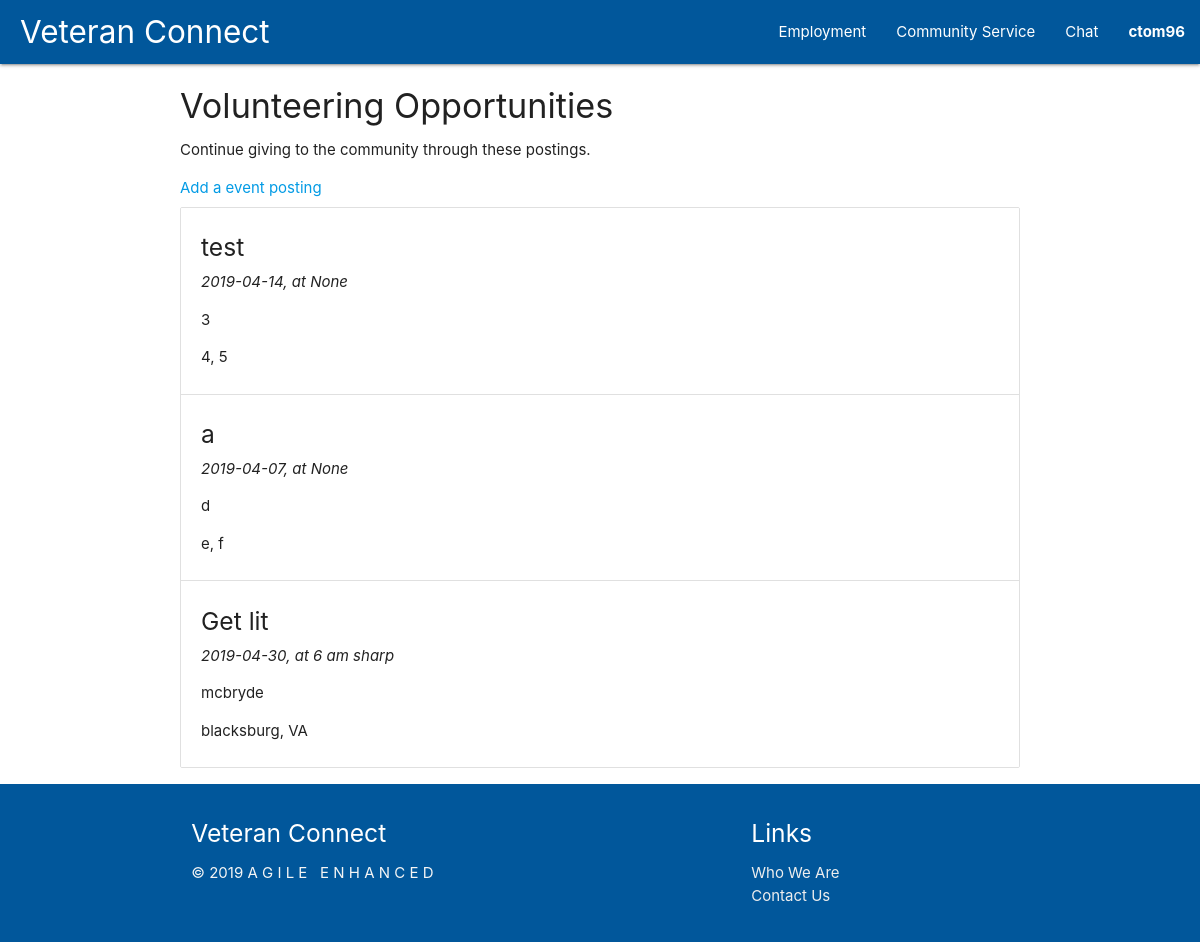
Page /service/ (signed in) on the committed database.
### tables this page shows
CREATE TABLE users (
    user_id INTEGER PRIMARY KEY AUTOINCREMENT,
    username TEXT UNIQUE NOT NULL,
    password TEXT NOT NULL,
    firstName TEXT,
    lastName TEXT, 
    email TEXT,
    isEmployer INTEGER
);

CREATE TABLE community_service_events (
    event_id INTEGER PRIMARY KEY AUTOINCREMENT,
    name TEXT NOT NULL,
    date TEXT NOT NULL, 
    time TEXT,
    street_address TEXT,
    city TEXT,
    state TEXT,
    zipcode INTEGER
);

### community_service.py (the view)
@service.route('/', methods=['GET'])
def show_service():
    row = db.get_all_services()
    service = [convert_event(x) for x in row]
    if service is not None:
        session["service"] = service
    return render_template('community_service.html')

### auth.py (called while the page is built)
@auth.before_app_request
def load_logged_in_user():
    user_id = session.get('user_id')
    if user_id is None:
        g.user = None
    else:
        g.user = db.get_user_by_id(user_id)

### community_service.py (called while the page is built)
def convert_event(row):
    event = {
        'name': row['name'],
        'date': row['date'],
        'time': row['time'],
        'street_address': row['street_address'],
        'city': row['city'],
        'state': row['state'],
        'zipcode': row['zipcode'],
    }
    return event

### db.py (called while the page is built)
def get_db():
    if 'db' not in g:
        g.db = sqlite3.connect(
            current_app.config['DATABASE'],
            detect_types=sqlite3.PARSE_DECLTYPES
        )
        g.db.row_factory = sqlite3.Row
    return g.db

def query_db(query, args=(), one=False):
    cur = get_db().execute(query, args)
    rv = cur.fetchall()
    cur.close()
    return (rv[0] if rv else None) if one else rv

def get_user_by_id(user_id):
    return get_db().execute('SELECT * FROM users WHERE user_id = ?', (user_id,)).fetchone()

def get_all_services():
    try:
        return query_db('SELECT * FROM community_service_events')
    except Exception as e:
        print "could not get all services:", e

### templates/community_service.html (shortened to what this page needs)
{% extends 'base.html' %}
{% block content %}
<div class="container">
    <h4>Volunteering Opportunities</h4>
    <p>Continue giving to the community through these postings.</p>
    <a href="/service/create">Add a event posting</a>
    <ul class="collection">
        {% if session["service"] %}
            {% for event in session["service"] %}
                <li class="collection-item">
                    <h5>{{event['name']}}</h5>
                    <i>{{event['date']}}, at {{event['time']}}</i>
                    <p>{{event['street_address']}}</p>
                    <p>{{event['city']}}, {{event['state']}}</p>
                </li>
            {% endfor %}
        {% endif %}
    </ul>
</div>
{% endblock %}

### templates/base.html (shortened to what this page needs)
<!DOCTYPE html>
<html lang="en">
<head>
    <link rel="stylesheet" type="text/css" href="/static/css/materialize.css">
    <link rel="stylesheet" type="text/css" href="/static/css/custom.css">
</head>
<body>
    <header>
        <nav>
            <div class="nav-wrapper light-blue darken-4">
                <a href="/" class="brand-logo" id="veteran-connect-logo">Veteran Connect</a>
                <ul id="nav-mobile" class="right hide-on-med-and-down">
                    <li><a href="/employment">Employment</a></li>
                    <li><a href="/service">Community Service</a></li>
                    <li><a href="/chat">Chat</a></li>
                    <li>
                        <a class="dropdown-trigger" href="#!" data-target="nav-dropdown">
                            {% if session['user_id'] %}
                            {{session['username']}}
                            {% else %}
                            Anonymous
                            {% endif %}
                        </a>
                    </li>
                </ul>
            </div>
        </nav>
    </header>
    <main>
        {% block content %}{% endblock %}
    </main>
    <footer class="page-footer light-blue darken-4">
        <div class="container light-blue darken-4">
          <div class="row">
            <div class="col l6 s12">
              <h5 class="white-text">Veteran Connect</h5>
              <p class="grey-text text-lighten-4" style="white-space: pre;">© 2019 A G I L E   E N H A N C E D </p>
            </div>
            <div class="col l4 offset-l2 s12">
              <h5 class="white-text">Links</h5>
              <ul>
                <li><a class="grey-text text-lighten-3" href="#!">Who We Are</a></li>
                <li><a class="grey-text text-lighten-3" href="#!">Contact Us</a></li>
              </ul>
            </div>
          </div>
        </div>
    </footer>
</body>
</html>

### static/css/custom.css (style rules this page uses)
#veteran-connect-logo { padding-left: 20px; }
.dropdown-trigger { font-weight: bold; }

### rows in the picture
users: username "ctom96"
community_service_events: name "test", date "2019-04-14", time "None", street_address "3", city "4", state "5"
community_service_events: name "a", date "2019-04-07", time "None", street_address "d", city "e", state "f"
community_service_events: name "Get lit", date "2019-04-30", time "6 am sharp", street_address "mcbryde", city "blacksburg", state "VA"
